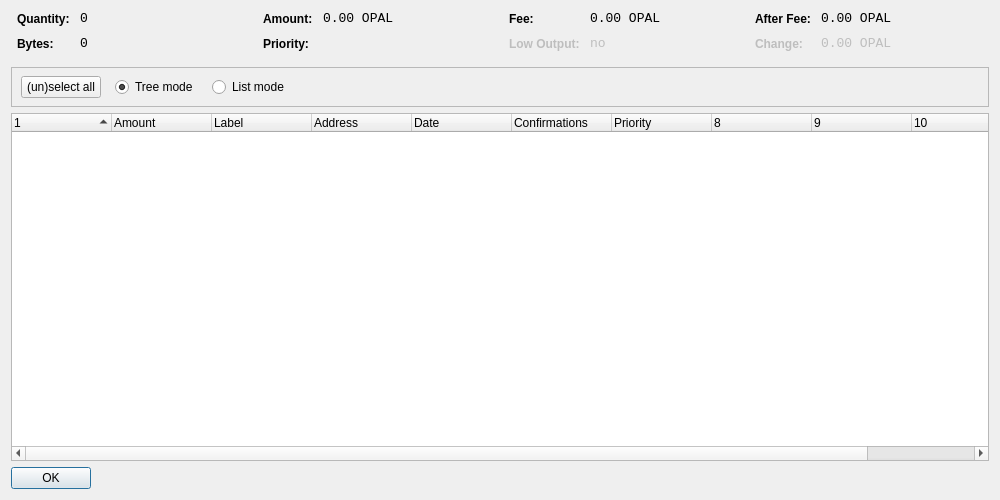
<?xml version="1.0" encoding="UTF-8"?>
<ui version="4.0">
 <class>CoinControlDialog</class>
 <widget class="QDialog" name="CoinControlDialog">
  <property name="geometry">
   <rect>
    <x>0</x>
    <y>0</y>
    <width>1000</width>
    <height>500</height>
   </rect>
  </property>
  <property name="windowTitle">
   <string>Coin Control</string>
  </property>
  <layout class="QVBoxLayout" name="verticalLayout">
   <item>
    <layout class="QHBoxLayout" name="horizontalLayoutTop" stretch="0,0,0,0">
     <property name="topMargin">
      <number>0</number>
     </property>
     <property name="bottomMargin">
      <number>10</number>
     </property>
     <item>
      <layout class="QFormLayout" name="formLayoutCoinControl1">
       <property name="horizontalSpacing">
        <number>10</number>
       </property>
       <property name="verticalSpacing">
        <number>10</number>
       </property>
       <property name="leftMargin">
        <number>6</number>
       </property>
       <property name="rightMargin">
        <number>6</number>
       </property>
       <item row="0" column="0">
        <widget class="QLabel" name="labelCoinControlQuantityText">
         <property name="styleSheet">
          <string notr="true">font-weight:bold;</string>
         </property>
         <property name="text">
          <string>Quantity:</string>
         </property>
        </widget>
       </item>
       <item row="0" column="1">
        <widget class="QLabel" name="labelCoinControlQuantity">
         <property name="font">
          <font>
           <family>Monospace</family>
           <pointsize>10</pointsize>
          </font>
         </property>
         <property name="cursor">
          <cursorShape>IBeamCursor</cursorShape>
         </property>
         <property name="contextMenuPolicy">
          <enum>Qt::ActionsContextMenu</enum>
         </property>
         <property name="text">
          <string notr="true">0</string>
         </property>
         <property name="textInteractionFlags">
          <set>Qt::LinksAccessibleByMouse|Qt::TextSelectableByKeyboard|Qt::TextSelectableByMouse</set>
         </property>
        </widget>
       </item>
       <item row="1" column="0">
        <widget class="QLabel" name="labelCoinControlBytesText">
         <property name="styleSheet">
          <string notr="true">font-weight:bold;</string>
         </property>
         <property name="text">
          <string>Bytes:</string>
         </property>
        </widget>
       </item>
       <item row="1" column="1">
        <widget class="QLabel" name="labelCoinControlBytes">
         <property name="font">
          <font>
           <family>Monospace</family>
           <pointsize>10</pointsize>
          </font>
         </property>
         <property name="cursor">
          <cursorShape>IBeamCursor</cursorShape>
         </property>
         <property name="contextMenuPolicy">
          <enum>Qt::ActionsContextMenu</enum>
         </property>
         <property name="text">
          <string notr="true">0</string>
         </property>
         <property name="textInteractionFlags">
          <set>Qt::LinksAccessibleByMouse|Qt::TextSelectableByKeyboard|Qt::TextSelectableByMouse</set>
         </property>
        </widget>
       </item>
      </layout>
     </item>
     <item>
      <layout class="QFormLayout" name="formLayoutCoinControl2">
       <property name="horizontalSpacing">
        <number>10</number>
       </property>
       <property name="verticalSpacing">
        <number>10</number>
       </property>
       <property name="leftMargin">
        <number>6</number>
       </property>
       <property name="rightMargin">
        <number>6</number>
       </property>
       <item row="0" column="0">
        <widget class="QLabel" name="labelCoinControlAmountText">
         <property name="styleSheet">
          <string notr="true">font-weight:bold;</string>
         </property>
         <property name="text">
          <string>Amount:</string>
         </property>
        </widget>
       </item>
       <item row="0" column="1">
        <widget class="QLabel" name="labelCoinControlAmount">
         <property name="font">
          <font>
           <family>Monospace</family>
           <pointsize>10</pointsize>
          </font>
         </property>
         <property name="cursor">
          <cursorShape>IBeamCursor</cursorShape>
         </property>
         <property name="contextMenuPolicy">
          <enum>Qt::ActionsContextMenu</enum>
         </property>
         <property name="text">
          <string notr="true">0.00 OPAL</string>
         </property>
         <property name="textInteractionFlags">
          <set>Qt::LinksAccessibleByMouse|Qt::TextSelectableByKeyboard|Qt::TextSelectableByMouse</set>
         </property>
        </widget>
       </item>
       <item row="1" column="0">
        <widget class="QLabel" name="labelCoinControlPriorityText">
         <property name="styleSheet">
          <string notr="true">font-weight:bold;</string>
         </property>
         <property name="text">
          <string>Priority:</string>
         </property>
        </widget>
       </item>
       <item row="1" column="1">
        <widget class="QLabel" name="labelCoinControlPriority">
         <property name="font">
          <font>
           <family>Monospace</family>
           <pointsize>10</pointsize>
          </font>
         </property>
         <property name="cursor">
          <cursorShape>IBeamCursor</cursorShape>
         </property>
         <property name="contextMenuPolicy">
          <enum>Qt::ActionsContextMenu</enum>
         </property>
         <property name="text">
          <string/>
         </property>
         <property name="textInteractionFlags">
          <set>Qt::LinksAccessibleByMouse|Qt::TextSelectableByKeyboard|Qt::TextSelectableByMouse</set>
         </property>
        </widget>
       </item>
      </layout>
     </item>
     <item>
      <layout class="QFormLayout" name="formLayoutCoinControl3">
       <property name="horizontalSpacing">
        <number>10</number>
       </property>
       <property name="verticalSpacing">
        <number>10</number>
       </property>
       <property name="leftMargin">
        <number>6</number>
       </property>
       <property name="rightMargin">
        <number>6</number>
       </property>
       <item row="0" column="0">
        <widget class="QLabel" name="labelCoinControlFeeText">
         <property name="styleSheet">
          <string notr="true">font-weight:bold;</string>
         </property>
         <property name="text">
          <string>Fee:</string>
         </property>
        </widget>
       </item>
       <item row="0" column="1">
        <widget class="QLabel" name="labelCoinControlFee">
         <property name="font">
          <font>
           <family>Monospace</family>
           <pointsize>10</pointsize>
          </font>
         </property>
         <property name="cursor">
          <cursorShape>IBeamCursor</cursorShape>
         </property>
         <property name="contextMenuPolicy">
          <enum>Qt::ActionsContextMenu</enum>
         </property>
         <property name="text">
          <string notr="true">0.00 OPAL</string>
         </property>
         <property name="textInteractionFlags">
          <set>Qt::LinksAccessibleByMouse|Qt::TextSelectableByKeyboard|Qt::TextSelectableByMouse</set>
         </property>
        </widget>
       </item>
       <item row="1" column="0">
        <widget class="QLabel" name="labelCoinControlLowOutputText">
         <property name="enabled">
          <bool>false</bool>
         </property>
         <property name="styleSheet">
          <string notr="true">font-weight:bold;</string>
         </property>
         <property name="text">
          <string>Low Output:</string>
         </property>
        </widget>
       </item>
       <item row="1" column="1">
        <widget class="QLabel" name="labelCoinControlLowOutput">
         <property name="enabled">
          <bool>false</bool>
         </property>
         <property name="font">
          <font>
           <family>Monospace</family>
           <pointsize>10</pointsize>
          </font>
         </property>
         <property name="cursor">
          <cursorShape>IBeamCursor</cursorShape>
         </property>
         <property name="contextMenuPolicy">
          <enum>Qt::ActionsContextMenu</enum>
         </property>
         <property name="text">
          <string notr="true">no</string>
         </property>
         <property name="textInteractionFlags">
          <set>Qt::LinksAccessibleByMouse|Qt::TextSelectableByKeyboard|Qt::TextSelectableByMouse</set>
         </property>
        </widget>
       </item>
      </layout>
     </item>
     <item>
      <layout class="QFormLayout" name="formLayoutCoinControl4">
       <property name="horizontalSpacing">
        <number>10</number>
       </property>
       <property name="verticalSpacing">
        <number>10</number>
       </property>
       <property name="leftMargin">
        <number>6</number>
       </property>
       <property name="rightMargin">
        <number>6</number>
       </property>
       <item row="0" column="0">
        <widget class="QLabel" name="labelCoinControlAfterFeeText">
         <property name="styleSheet">
          <string notr="true">font-weight:bold;</string>
         </property>
         <property name="text">
          <string>After Fee:</string>
         </property>
        </widget>
       </item>
       <item row="0" column="1">
        <widget class="QLabel" name="labelCoinControlAfterFee">
         <property name="font">
          <font>
           <family>Monospace</family>
           <pointsize>10</pointsize>
          </font>
         </property>
         <property name="cursor">
          <cursorShape>IBeamCursor</cursorShape>
         </property>
         <property name="contextMenuPolicy">
          <enum>Qt::ActionsContextMenu</enum>
         </property>
         <property name="text">
          <string notr="true">0.00 OPAL</string>
         </property>
         <property name="textInteractionFlags">
          <set>Qt::LinksAccessibleByMouse|Qt::TextSelectableByKeyboard|Qt::TextSelectableByMouse</set>
         </property>
        </widget>
       </item>
       <item row="1" column="0">
        <widget class="QLabel" name="labelCoinControlChangeText">
         <property name="enabled">
          <bool>false</bool>
         </property>
         <property name="styleSheet">
          <string notr="true">font-weight:bold;</string>
         </property>
         <property name="text">
          <string>Change:</string>
         </property>
        </widget>
       </item>
       <item row="1" column="1">
        <widget class="QLabel" name="labelCoinControlChange">
         <property name="enabled">
          <bool>false</bool>
         </property>
         <property name="font">
          <font>
           <family>Monospace</family>
           <pointsize>10</pointsize>
          </font>
         </property>
         <property name="cursor">
          <cursorShape>IBeamCursor</cursorShape>
         </property>
         <property name="contextMenuPolicy">
          <enum>Qt::ActionsContextMenu</enum>
         </property>
         <property name="text">
          <string notr="true">0.00 OPAL</string>
         </property>
         <property name="textInteractionFlags">
          <set>Qt::LinksAccessibleByMouse|Qt::TextSelectableByKeyboard|Qt::TextSelectableByMouse</set>
         </property>
        </widget>
       </item>
      </layout>
     </item>
    </layout>
   </item>
   <item>
    <widget class="QFrame" name="frame">
     <property name="minimumSize">
      <size>
       <width>0</width>
       <height>40</height>
      </size>
     </property>
     <property name="frameShape">
      <enum>QFrame::StyledPanel</enum>
     </property>
     <property name="frameShadow">
      <enum>QFrame::Sunken</enum>
     </property>
     <widget class="QWidget" name="horizontalLayoutWidget">
      <property name="geometry">
       <rect>
        <x>10</x>
        <y>0</y>
        <width>781</width>
        <height>41</height>
       </rect>
      </property>
      <layout class="QHBoxLayout" name="horizontalLayoutPanel" stretch="0,0,0,0">
       <property name="spacing">
        <number>14</number>
       </property>
       <item>
        <widget class="QPushButton" name="pushButtonSelectAll">
         <property name="sizePolicy">
          <sizepolicy hsizetype="Maximum" vsizetype="Fixed">
           <horstretch>0</horstretch>
           <verstretch>0</verstretch>
          </sizepolicy>
         </property>
         <property name="text">
          <string>(un)select all</string>
         </property>
        </widget>
       </item>
       <item>
        <widget class="QRadioButton" name="radioTreeMode">
         <property name="sizePolicy">
          <sizepolicy hsizetype="Maximum" vsizetype="Fixed">
           <horstretch>0</horstretch>
           <verstretch>0</verstretch>
          </sizepolicy>
         </property>
         <property name="text">
          <string>Tree mode</string>
         </property>
         <property name="checked">
          <bool>true</bool>
         </property>
        </widget>
       </item>
       <item>
        <widget class="QRadioButton" name="radioListMode">
         <property name="sizePolicy">
          <sizepolicy hsizetype="Maximum" vsizetype="Fixed">
           <horstretch>0</horstretch>
           <verstretch>0</verstretch>
          </sizepolicy>
         </property>
         <property name="text">
          <string>List mode</string>
         </property>
        </widget>
       </item>
       <item>
        <spacer name="horizontalSpacer">
         <property name="orientation">
          <enum>Qt::Horizontal</enum>
         </property>
         <property name="sizeHint" stdset="0">
          <size>
           <width>40</width>
           <height>20</height>
          </size>
         </property>
        </spacer>
       </item>
      </layout>
     </widget>
    </widget>
   </item>
   <item>
    <widget class="CoinControlTreeWidget" name="treeWidget">
     <property name="contextMenuPolicy">
      <enum>Qt::CustomContextMenu</enum>
     </property>
     <property name="sortingEnabled">
      <bool>false</bool>
     </property>
     <property name="columnCount">
      <number>11</number>
     </property>
     <attribute name="headerShowSortIndicator" stdset="0">
      <bool>true</bool>
     </attribute>
     <attribute name="headerStretchLastSection">
      <bool>false</bool>
     </attribute>
     <column>
      <property name="text">
       <string/>
      </property>
     </column>
     <column>
      <property name="text">
       <string>Amount</string>
      </property>
     </column>
     <column>
      <property name="text">
       <string>Label</string>
      </property>
     </column>
     <column>
      <property name="text">
       <string>Address</string>
      </property>
     </column>
     <column>
      <property name="text">
       <string>Date</string>
      </property>
     </column>
     <column>
      <property name="text">
       <string>Confirmations</string>
      </property>
      <property name="toolTip">
       <string>Confirmed</string>
      </property>
     </column>
     <column>
      <property name="text">
       <string>Priority</string>
      </property>
     </column>
     <column>
      <property name="text">
       <string/>
      </property>
     </column>
     <column>
      <property name="text">
       <string/>
      </property>
     </column>
     <column>
      <property name="text">
       <string/>
      </property>
     </column>
     <column>
      <property name="text">
       <string/>
      </property>
     </column>
    </widget>
   </item>
   <item>
    <widget class="QDialogButtonBox" name="buttonBox">
     <property name="sizePolicy">
      <sizepolicy hsizetype="Maximum" vsizetype="Fixed">
       <horstretch>0</horstretch>
       <verstretch>0</verstretch>
      </sizepolicy>
     </property>
     <property name="orientation">
      <enum>Qt::Horizontal</enum>
     </property>
     <property name="standardButtons">
      <set>QDialogButtonBox::Ok</set>
     </property>
    </widget>
   </item>
  </layout>
 </widget>
 <customwidgets>
  <customwidget>
   <class>CoinControlTreeWidget</class>
   <extends>QTreeWidget</extends>
   <header>coincontroltreewidget.h</header>
  </customwidget>
 </customwidgets>
 <resources/>
 <connections/>
</ui>
